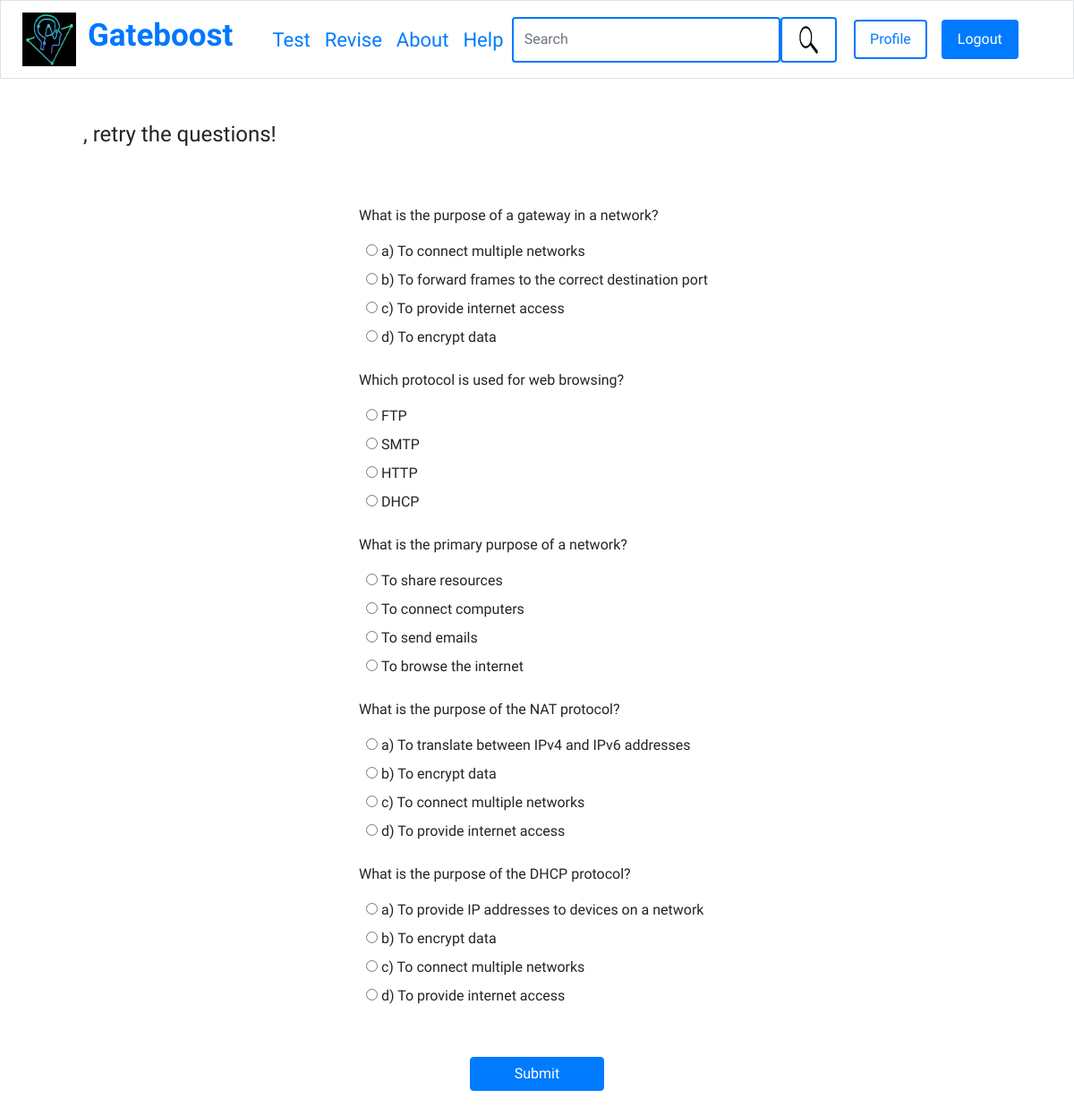
/tests/revise/ (signed in), run on the app's committed database.
### tests/models.py (models this page shows, shortened)
class UserAttempt(models.Model):
    user_id = models.ForeignKey(User, on_delete=models.CASCADE)
    question_id = models.ForeignKey(Question, on_delete=models.CASCADE)
    correctly_answered = models.BooleanField(default=False)
    class Meta():
        unique_together = ('user_id', 'question_id')

class Question(models.Model):
    question_id = models.IntegerField(primary_key=True)
    question_text = models.TextField()
    question_type = models.CharField(max_length=20, choices=TYPE_CHOICES)
    question_difficulty = models.CharField(max_length=10, choices=DIFFICULTY_CHOICES)
    question_mark = models.IntegerField(default=1)
    subject_id = models.ForeignKey(Subject, on_delete=models.CASCADE)
    def __str__(self):
        return str(self.question_id)+ '_' + str(self.subject_id.subject_name) + '_' + str(self.question_text)

class Answer(models.Model):
    answer_id = models.IntegerField(primary_key=True)
    answer_text = models.TextField()
    is_correct = models.BooleanField()
    question_id = models.ForeignKey(Question, on_delete=models.CASCADE)

### tests/views.py (the view)
# urls.py: path('revise/', views.revise, name="revise"),
def revise(request):
    user = request.user
    revision_questions = models.UserAttempt.objects.filter(user_id=user, correctly_answered=False).select_related('question_id')
    answerslist = models.Answer.objects.filter(Q(question_id__in=revision_questions.values_list('question_id__question_id', flat=True)))
    if len(revision_questions) == 0:
        no_questions = True
        return render(request, 'tests/revise.html',{'username':user, 'noquest':no_questions})
    return render(request, 'tests/revise.html',{'username':user,
                                                  'question_list':revision_questions,
                                                  'answer_list':answerslist})

### templates/tests/revise.html (shortened to what this page needs)
{% extends 'boost/base.html' %}
{% block body_block %}
<div class="container">
    {% if noquest %}
    <div class="m-5">
        <p class="fs-4 fw-bold">Great work, {{user.first_name}}! You have covered all the questions!</p>
    </div>
    {% else %}
    <div class="m-5">
        <p class="h4 fw-bold">{{user.first_name}}, retry the questions!</p>
    </div>
    <div class="d-flex justify-content-center">
        <form action="{% url 'tests:result'%}" method="POST">
            <div>
                {% for question in question_list %}
                    <div>
                        <div class="question mb-3">
                            <p class="fs-5 fw-bold mt-3 ">{{question.question_id.question_text}}</p>
                            <div class="mx-2">
                                {% for answer in answer_list %}
                                    {% if answer.question_id_id == question.question_id.question_id %}
                                    <input type="radio" id="a_{{ answer.answer_id}}" name="q_{{ question.question_id }}"
                                        value="{{answer.answer_id}}">
                                    <label for="a_{{ answer.answer_id }}">{{answer.answer_text}}</label> <br>
                                    {% endif %}
                                {% endfor %}
                            </div>
                        </div>
                    </div>
                {% endfor %}
                <div class="d-flex justify-content-center m-5">
                    <input type="Submit" value="Submit" class="btn btn-primary w-50">
                </div>
            </div>
    </div>
</div>
{% endif %}
{% endblock %}

### templates/boost/base.html (shortened to what this page needs)
{% load static %}
<!DOCTYPE html>
<html lang="en">
<head>
    <link rel="stylesheet" href="https://cdn.jsdelivr.net/npm/bootstrap@4.0.0/dist/css/bootstrap.min.css">
    <link rel="stylesheet" href="{% static "css/mini1.css"%}">
</head>
<body>
            <nav class="navbar m-0 navbar-expand-lg  sticky-top position-sticky border bg-white c1">
            <a href="{% url 'boost:homepage' %}" class="navbar-brand">
                <img src="{% static "images/logo.jpg"%}" width="60" height="60" class="d-inline-block align-top mx-2" alt="Gateboost logo">
                <span class="c2">Gateboost</span>
            </a>
            <div class="collapse navbar-collapse">
                <div class="navbar-nav">
                    {% if user.is_authenticated%}
                        <a href="{% url 'tests:testhome'%}" class="nav-item nav-link c13" style="margin-left:20px;">Test</a>
                        <a href="{% url 'tests:revise'%}" class="nav-item nav-link c13">Revise</a>
                    {% else %}
                        <a href="{% url 'accounts:login'%}" class="nav-item nav-link c13" style="margin-left:20px;">Test</a>
                        <a href="{% url 'accounts:login'%}" class="nav-item nav-link c13">Revise</a>
                    {% endif %}
                    <a href="{% url 'boost:about' %}" class="nav-item nav-link c13">About</a>
                    <a href="{% url 'boost:help' %}" class="nav-item nav-link c13">Help</a>
                </div>
                <div class="collapse navbar-collapse justify-content-center">
                    <form class="d-flex">
                        <input class="form-control me-2 c4" type="search" placeholder="Search" aria-label="Search">
                        <button class="btn btn-outline-primary c3" type="submit"><img src="{% static "images/search.jpg"%}" width="35" height="35"></button>
                      </form>
                </div>
                <div class="collapse navbar-collapse justify-content-end " style="margin-right: 5%;">
                    {% if user.is_authenticated %}
                        <a href="{% url 'user:profile' %}" class="nav-item nav-link btn btn-outline-primary mx-3 c3">Profile</a>
                        <a href="{% url 'accounts:logout' %}" class="nav-item nav-link btn btn-primary  c3">Logout</a>
                    {% else %}
                    <a href="{% url 'accounts:login' %}" class="nav-item nav-link btn btn-outline-primary mx-3 c3">Login</a>
                    <a href="{% url 'accounts:register' %}" class="nav-item nav-link btn btn-primary c3">Register</a>
                    {% endif %}
                </div>
            </div>
        </nav>
    {% block body_block %}
    {% endblock %}
</body>
</html>

### data on the page
UserAttempt: question_id.question_text "What is the purpose of a gateway in a network?"
Answer: answer_text "a) To connect multiple networks"
Answer: answer_text "b) To forward frames to the correct destination port"
Answer: answer_text "c) To provide internet access"
Answer: answer_text "d) To encrypt data"
UserAttempt: question_id.question_text "Which protocol is used for web browsing?"
Answer: answer_text "FTP"
Answer: answer_text "SMTP"
Answer: answer_text "HTTP"
Answer: answer_text "DHCP"
UserAttempt: question_id.question_text "What is the primary purpose of a network?"
Answer: answer_text "To share resources"
Answer: answer_text "To connect computers"
Answer: answer_text "To send emails"
Answer: answer_text "To browse the internet"
UserAttempt: question_id.question_text "What is the purpose of the NAT protocol?"
Answer: answer_text "a) To translate between IPv4 and IPv6 addresses"
Answer: answer_text "b) To encrypt data"
Answer: answer_text "c) To connect multiple networks"
Answer: answer_text "d) To provide internet access"
UserAttempt: question_id.question_text "What is the purpose of the DHCP protocol?"
Answer: answer_text "a) To provide IP addresses to devices on a network"
Answer: answer_text "b) To encrypt data"
Answer: answer_text "c) To connect multiple networks"
Answer: answer_text "d) To provide internet access"
